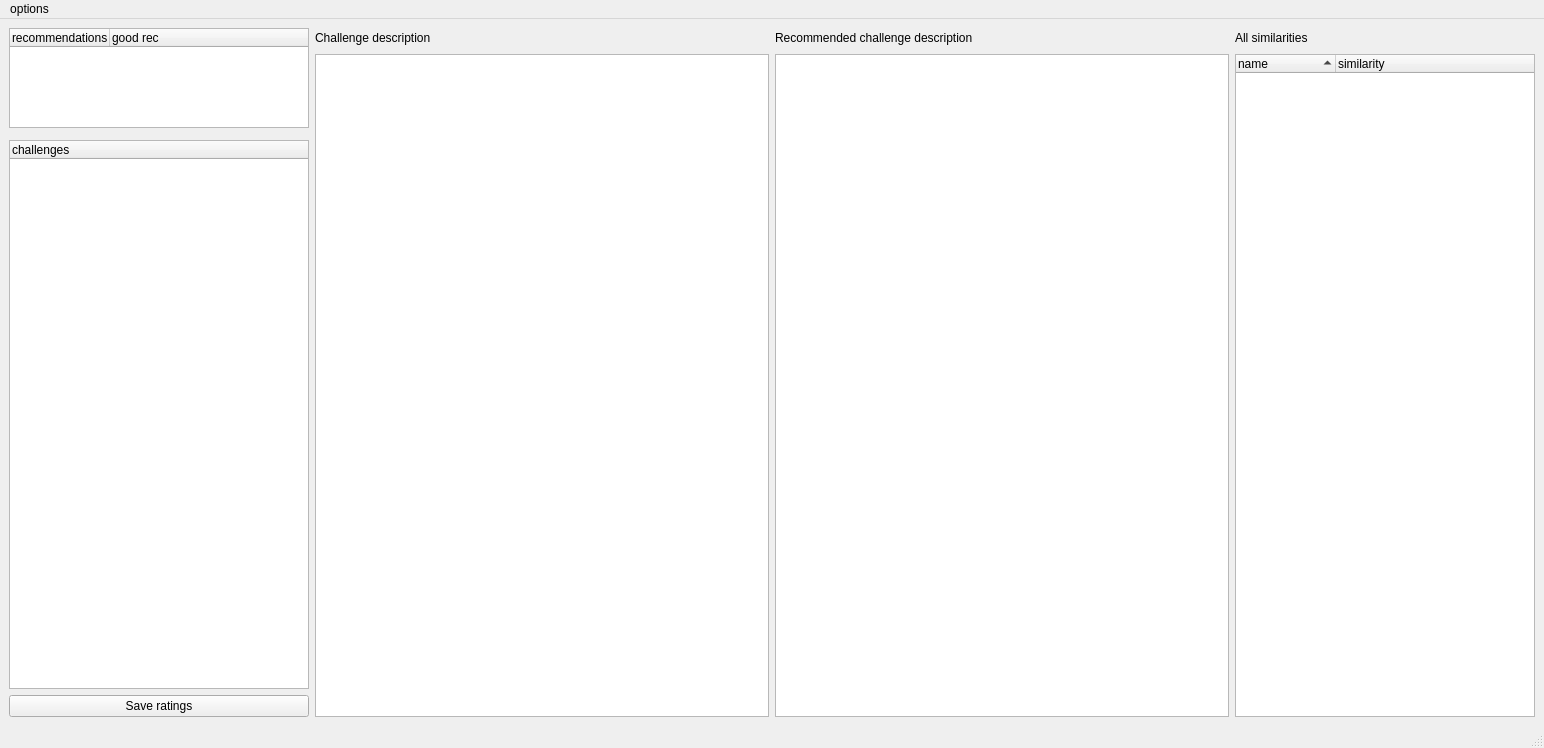
<?xml version="1.0" encoding="UTF-8"?>
<ui version="4.0">
 <class>RecommenderValidator</class>
 <widget class="QMainWindow" name="RecommenderValidator">
  <property name="geometry">
   <rect>
    <x>0</x>
    <y>0</y>
    <width>1544</width>
    <height>748</height>
   </rect>
  </property>
  <property name="windowTitle">
   <string>Recommendation validator</string>
  </property>
  <widget class="QWidget" name="centralwidget">
   <layout class="QGridLayout" name="gridLayout">
    <item row="0" column="0" rowspan="2">
     <widget class="QTreeWidget" name="recommendedList">
      <property name="maximumSize">
       <size>
        <width>300</width>
        <height>100</height>
       </size>
      </property>
      <column>
       <property name="text">
        <string>recommendations</string>
       </property>
      </column>
      <column>
       <property name="text">
        <string>good rec</string>
       </property>
      </column>
     </widget>
    </item>
    <item row="0" column="1">
     <widget class="QLabel" name="label">
      <property name="maximumSize">
       <size>
        <width>16777215</width>
        <height>20</height>
       </size>
      </property>
      <property name="text">
       <string>Challenge description</string>
      </property>
     </widget>
    </item>
    <item row="0" column="2">
     <widget class="QLabel" name="label_2">
      <property name="maximumSize">
       <size>
        <width>16777215</width>
        <height>20</height>
       </size>
      </property>
      <property name="text">
       <string>Recommended challenge description</string>
      </property>
     </widget>
    </item>
    <item row="0" column="3">
     <widget class="QLabel" name="label_3">
      <property name="maximumSize">
       <size>
        <width>16777215</width>
        <height>20</height>
       </size>
      </property>
      <property name="text">
       <string>All similarities</string>
      </property>
     </widget>
    </item>
    <item row="3" column="0">
     <widget class="QTreeWidget" name="challengeList">
      <property name="maximumSize">
       <size>
        <width>300</width>
        <height>16777215</height>
       </size>
      </property>
      <column>
       <property name="text">
        <string>challenges</string>
       </property>
      </column>
     </widget>
    </item>
    <item row="4" column="0">
     <widget class="QPushButton" name="saveRating_button">
      <property name="text">
       <string>Save ratings</string>
      </property>
     </widget>
    </item>
    <item row="1" column="1" rowspan="4">
     <widget class="QTextBrowser" name="challengeDescription">
      <property name="html">
       <string>&lt;!DOCTYPE HTML PUBLIC &quot;-//W3C//DTD HTML 4.0//EN&quot; &quot;http://www.w3.org/TR/REC-html40/strict.dtd&quot;&gt;
&lt;html&gt;&lt;head&gt;&lt;meta name=&quot;qrichtext&quot; content=&quot;1&quot; /&gt;&lt;style type=&quot;text/css&quot;&gt;
p, li { white-space: pre-wrap; }
&lt;/style&gt;&lt;/head&gt;&lt;body style=&quot; font-family:'Ubuntu'; font-size:11pt; font-weight:400; font-style:normal;&quot;&gt;
&lt;p style=&quot;-qt-paragraph-type:empty; margin-top:0px; margin-bottom:0px; margin-left:0px; margin-right:0px; -qt-block-indent:0; text-indent:0px;&quot;&gt;&lt;br /&gt;&lt;/p&gt;&lt;/body&gt;&lt;/html&gt;</string>
      </property>
     </widget>
    </item>
    <item row="1" column="2" rowspan="4">
     <widget class="QTextBrowser" name="recommendedDescription">
      <property name="html">
       <string>&lt;!DOCTYPE HTML PUBLIC &quot;-//W3C//DTD HTML 4.0//EN&quot; &quot;http://www.w3.org/TR/REC-html40/strict.dtd&quot;&gt;
&lt;html&gt;&lt;head&gt;&lt;meta name=&quot;qrichtext&quot; content=&quot;1&quot; /&gt;&lt;style type=&quot;text/css&quot;&gt;
p, li { white-space: pre-wrap; }
&lt;/style&gt;&lt;/head&gt;&lt;body style=&quot; font-family:'Ubuntu'; font-size:11pt; font-weight:400; font-style:normal;&quot;&gt;
&lt;p style=&quot;-qt-paragraph-type:empty; margin-top:0px; margin-bottom:0px; margin-left:0px; margin-right:0px; -qt-block-indent:0; text-indent:0px;&quot;&gt;&lt;br /&gt;&lt;/p&gt;&lt;/body&gt;&lt;/html&gt;</string>
      </property>
     </widget>
    </item>
    <item row="1" column="3" rowspan="4">
     <widget class="QTreeWidget" name="allSimilarities">
      <property name="maximumSize">
       <size>
        <width>300</width>
        <height>16777215</height>
       </size>
      </property>
      <property name="columnCount">
       <number>2</number>
      </property>
      <attribute name="headerHighlightSections">
       <bool>false</bool>
      </attribute>
      <attribute name="headerShowSortIndicator" stdset="0">
       <bool>true</bool>
      </attribute>
      <column>
       <property name="text">
        <string>name</string>
       </property>
      </column>
      <column>
       <property name="text">
        <string notr="true">similarity</string>
       </property>
      </column>
     </widget>
    </item>
   </layout>
  </widget>
  <widget class="QMenuBar" name="menubar">
   <property name="geometry">
    <rect>
     <x>0</x>
     <y>0</y>
     <width>1544</width>
     <height>25</height>
    </rect>
   </property>
   <widget class="QMenu" name="menuOptions">
    <property name="title">
     <string>options</string>
    </property>
    <addaction name="actionRecommender"/>
   </widget>
   <addaction name="menuOptions"/>
  </widget>
  <widget class="QStatusBar" name="statusbar"/>
  <action name="actionRecommender">
   <property name="text">
    <string>recommender</string>
   </property>
  </action>
 </widget>
 <resources/>
 <connections/>
</ui>
